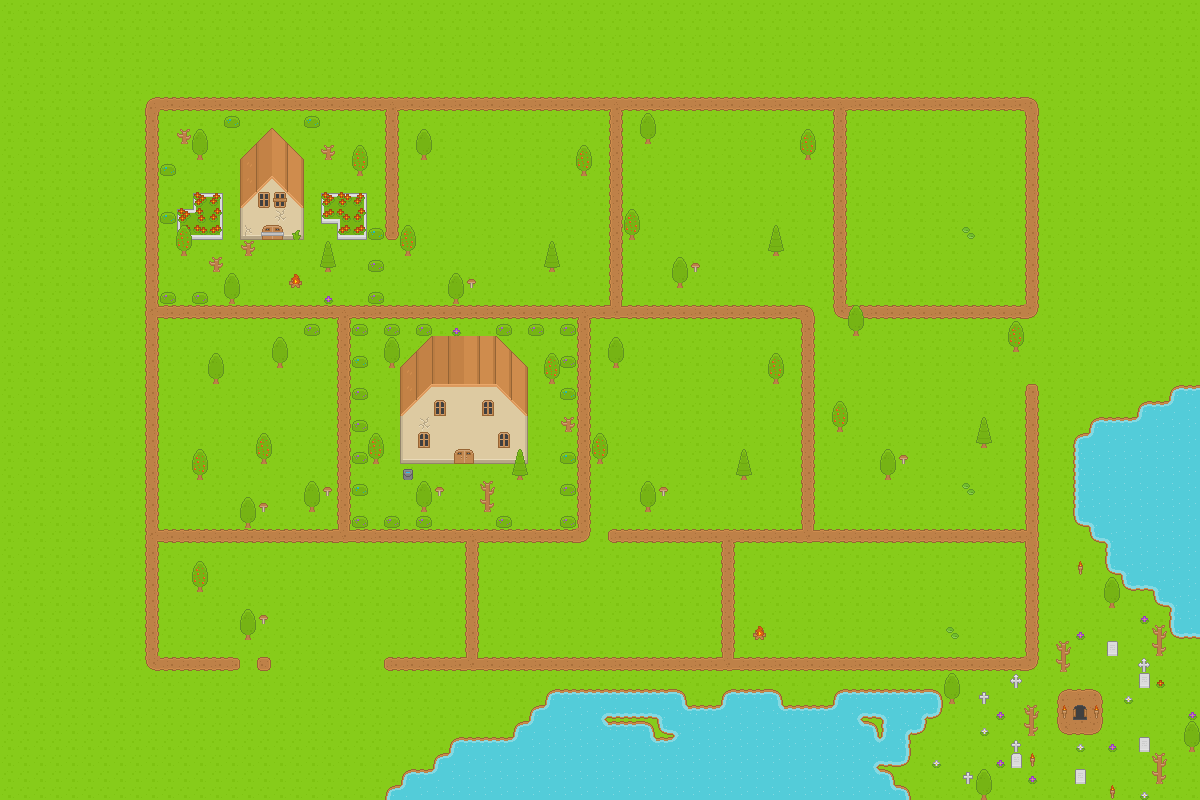

The image is a tile-based game level rendered from a .tmx file. Its description and source (layers, tilesets, objects; grid data summarised) follow:
An orthogonal 75x50 tile map with 16x16 px tiles, 10 tile layers (BACKGROUND, LAYOUT, BUILDINGS, BUILDINGS_DECOR, ...), 1 hidden layer not drawn, 2 tilesets and 7 objects (Eclipse Chambers Teleport, Eclipse Chambers Teleport Spawn, Elizabeth, Lela, Zelda, ...).

<map version="1.0" tiledversion="1.0.1" orientation="orthogonal" renderorder="left-up" width="75" height="50" tilewidth="16" tileheight="16" nextobjectid="27">
 <tileset firstgid="1" name="tileset" tilewidth="16" tileheight="16" spacing="4" tilecount="1767" columns="57">
  <image source="tileset.png" width="1136" height="616" />
  <terraintypes>
   <terrain name="Lake" tile="-1" />
   <terrain name="Dirt" tile="-1" />
   <terrain name="Pool" tile="-1" />
  </terraintypes>
  <tile id="2" terrain=",,,0" />
  <tile id="3" terrain=",,0,0" />
  <tile id="4" terrain=",,0," />
  <tile id="57" terrain="0,0,0," />
  <tile id="58" terrain="0,0,,0" />
  <tile id="59" terrain=",0,,0" />
  <tile id="60" terrain="0,0,0,0" />
  <tile id="61" terrain="0,,0," />
  <tile id="114" terrain="0,,0,0" />
  <tile id="115" terrain=",0,0,0" />
  <tile id="116" terrain=",0,," />
  <tile id="117" terrain="0,0,," />
  <tile id="118" terrain="0,,," />
  <tile id="171" terrain="2,2,2," />
  <tile id="172" terrain="2,2,,2" />
  <tile id="173" terrain=",,,2" />
  <tile id="174" terrain=",,2,2" />
  <tile id="175" terrain=",,2," />
  <tile id="228" terrain="2,,2,2" />
  <tile id="229" terrain=",2,2,2" />
  <tile id="230" terrain=",2,,2" />
  <tile id="231" terrain="2,2,2,2" />
  <tile id="232" terrain="2,,2," />
  <tile id="287" terrain=",2,," />
  <tile id="288" terrain="2,2,," />
  <tile id="289" terrain="2,,," />
  <tile id="518" terrain="1,1,1," />
  <tile id="519" terrain="1,1,,1" />
  <tile id="520" terrain=",,1,1" />
  <tile id="521" terrain=",,1,1" />
  <tile id="522" terrain=",,1," />
  <tile id="575" terrain="1,,1,1" />
  <tile id="576" terrain=",1,1,1" />
  <tile id="577" terrain="1,1,1,1" />
  <tile id="578" terrain="1,1,1,1" />
  <tile id="579" terrain="1,,1," />
  <tile id="634" terrain=",1,," />
  <tile id="635" terrain="1,1,," />
  <tile id="636" terrain="1,,," />
 </tileset>
 <tileset firstgid="1768" name="meta" tilewidth="16" tileheight="16" tilecount="3" columns="3">
  <image source="meta.png" width="48" height="16" />
  <tile id="0">
   <properties>
    <property name="type" value="SOLID" />
   </properties>
  </tile>
  <tile id="1">
   <properties>
    <property name="type" value="WATER" />
   </properties>
  </tile>
  <tile id="2">
   <properties>
    <property name="type" value="PATH" />
   </properties>
  </tile>
 </tileset>
 <layer name="BACKGROUND" width="75" height="50">
  <data>[3750 cells, 3750 non-empty, 1 distinct tile ids]</data>
 </layer>
 <layer name="LAYOUT" width="75" height="50">
  <data>[3750 cells, 794 non-empty, 61 distinct tile ids]</data>
 </layer>
 <layer name="BUILDINGS" width="75" height="50">
  <data>[3750 cells, 44 non-empty, 8 distinct tile ids]</data>
 </layer>
 <layer name="BUILDINGS_DECOR" width="75" height="50">
  <data>[3750 cells, 11 non-empty, 8 distinct tile ids]</data>
 </layer>
 <layer name="BOTTOM" width="75" height="50">
  <data>[3750 cells, 4 non-empty, 3 distinct tile ids]</data>
 </layer>
 <layer name="OBJECTS" width="75" height="50">
  <data>[3750 cells, 0 non-empty, 0 distinct tile ids]</data>
 </layer>
 <layer name="ADDITIONAL" width="75" height="50">
  <data>[3750 cells, 0 non-empty, 0 distinct tile ids]</data>
 </layer>
 <layer name="BUILDINGS_TOP" width="75" height="50">
  <data>[3750 cells, 12 non-empty, 3 distinct tile ids]</data>
 </layer>
 <layer name="ROOFS" width="75" height="50">
  <data>[3750 cells, 52 non-empty, 10 distinct tile ids]</data>
 </layer>
 <layer name="TOP" width="75" height="50">
  <data>[3750 cells, 47 non-empty, 4 distinct tile ids]</data>
 </layer>
 <layer name="META" width="75" height="50" visible="0">
  <data>[3750 cells, 813 non-empty, 2 distinct tile ids]</data>
 </layer>
 <objectgroup name="PORTALS">
  <properties>
   <property name="destination" value="dungeon" />
  </properties>
  <object id="20" name="Eclipse Chambers Teleport" x="1072" y="704" width="16" height="16">
   <properties>
    <property name="id" value="rottenville-eclipse-chambers" />
   </properties>
  </object>
  <object id="21" name="Eclipse Chambers Teleport Spawn" x="1072" y="720" width="16" height="16">
   <properties>
    <property name="id" value="rottenville-eclipse-chambers-spawn" />
   </properties>
  </object>
 </objectgroup>
 <objectgroup name="ENTITIES">
  <object id="2" name="Elizabeth" x="288" y="240" width="16" height="16">
   <properties>
    <property name="id" value="elizabeth" />
   </properties>
  </object>
  <object id="4" name="Lela" x="448" y="464" width="16" height="16">
   <properties>
    <property name="id" value="lela" />
   </properties>
  </object>
  <object id="5" name="Zelda" x="336" y="624" width="16" height="16">
   <properties>
    <property name="id" value="zelda" />
   </properties>
  </object>
  <object id="6" name="Nina" x="912" y="368" width="16" height="16">
   <properties>
    <property name="id" value="nina" />
   </properties>
  </object>
  <object id="8" name="Player" x="1024" y="608" width="16" height="16">
   <properties>
    <property name="id" value="player" />
   </properties>
  </object>
 </objectgroup>
</map>
